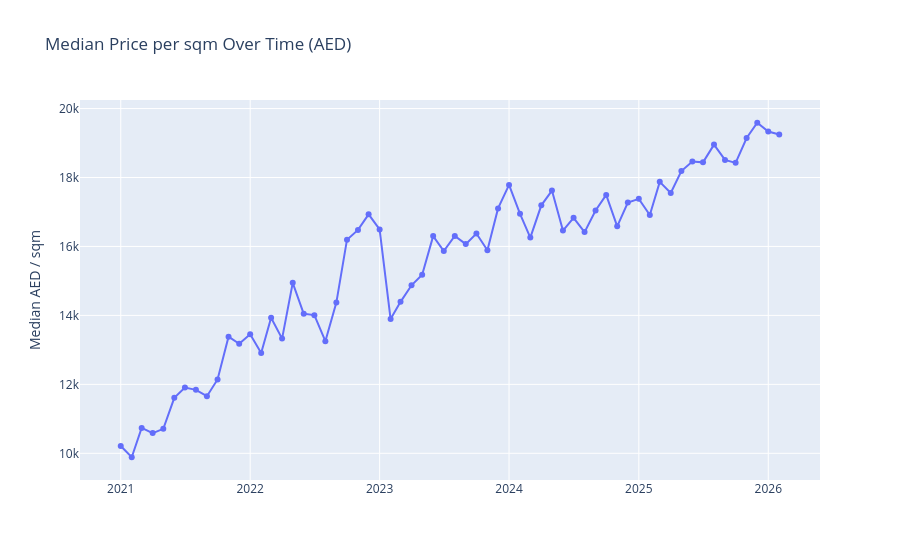

The cell this chart's notebook holds for it:
### Markdown cell above
## Section 3: Price Trends Over Time

We track median price per sqm month by month across the full dataset period. Price per sqm is the only fair comparison across unit sizes and neighborhoods: a 3-bedroom flat and a studio are incomparable on total deal value, but comparable on AED per sqm.

Monthly granularity lets us spot acceleration, plateaus, and any softening periods that an annual view would smooth over.

### Code cell
price_trend = (
    df.group_by(["year", "month"])
      .agg(pl.median("meter_sale_price").alias("median_sqm_price"))
      .sort(["year", "month"])
      .with_columns(
          pl.date(pl.col("year"), pl.col("month"), pl.lit(1)).alias("date")
      )
)

fig = px.line(
    price_trend,
    x="date", y="median_sqm_price",
    title="Median Price per sqm Over Time (AED)",
    labels={"median_sqm_price": "Median AED / sqm", "date": ""},
    markers=True,
)
fig.update_layout(hovermode="x unified")
fig.show()

### Figure 1 — Plotly figure (JSON) as saved in the notebook; plotly's stock layout.template omitted (floating-point values rounded to 4 significant figures)
{"data": [{"hovertemplate": "=%{x}<br>Median AED / sqm=%{y}<extra></extra>", "legendgroup": "", "line": {"color": "#636efa", "dash": "solid"}, "marker": {"symbol": "circle"}, "mode": "lines+markers", "name": "", "orientation": "v", "showlegend": false, "type": "scatter", "x": ["2021-01-01", "2021-02-01", "2021-03-01", "2021-04-01", "2021-05-01", "2021-06-01", "2021-07-01", "2021-08-01", "2021-09-01", "2021-10-01", "2021-11-01", "2021-12-01", "2022-01-01", "2022-02-01", "2022-03-01", "2022-04-01", "2022-05-01", "2022-06-01", "2022-07-01", "2022-08-01", "2022-09-01", "2022-10-01", "2022-11-01", "2022-12-01", "2023-01-01", "2023-02-01", "2023-03-01", "2023-04-01", "2023-05-01", "2023-06-01", "2023-07-01", "2023-08-01", "2023-09-01", "2023-10-01", "2023-11-01", "2023-12-01", "2024-01-01", "2024-02-01", "2024-03-01", "2024-04-01", "2024-05-01", "2024-06-01", "2024-07-01", "2024-08-01", "2024-09-01", "2024-10-01", "2024-11-01", "2024-12-01", "2025-01-01", "2025-02-01", "2025-03-01", "2025-04-01", "2025-05-01", "2025-06-01", "2025-07-01", "2025-08-01", "2025-09-01", "2025-10-01", "2025-11-01", "2025-12-01", "2026-01-01", "2026-02-01"], "xaxis": "x", "y": [10210.0, 9886.0, 10740.0, 10590.0, 10710.0, 11610.0, 11910.0, 11840.0, 11660.0, 12140.0, 13380.0, 13180.0, 13450.0, 12910.0, 13930.0, 13330.0, 14940.0, 14050.0, 14010.0, 13250.0, 14370.0, 16200.0, 16480.0, 16930.0, 16490.0, 13890.0, 14390.0, 14870.0, 15180.0, 16300.0, 15870.0, 16300.0, 16070.0, 16380.0, 15890.0, 17100.0, 17780.0, 16950.0, 16260.0, 17190.0, 17620.0, 16460.0, 16830.0, 16420.0, 17040.0, 17490.0, 16580.0, 17270.0, 17380.0, 16910.0, 17870.0, 17550.0, 18190.0, 18470.0, 18440.0, 18950.0, 18510.0, 18420.0, 19140.0, 19590.0, 19330.0, 19250.0], "yaxis": "y"}], "layout": {"hovermode": "x unified", "legend": {"tracegroupgap": 0}, "title": {"text": "Median Price per sqm Over Time (AED)"}, "xaxis": {"anchor": "y", "domain": [0, 1], "title": {"text": ""}}, "yaxis": {"anchor": "x", "domain": [0, 1], "title": {"text": "Median AED / sqm"}}}}
